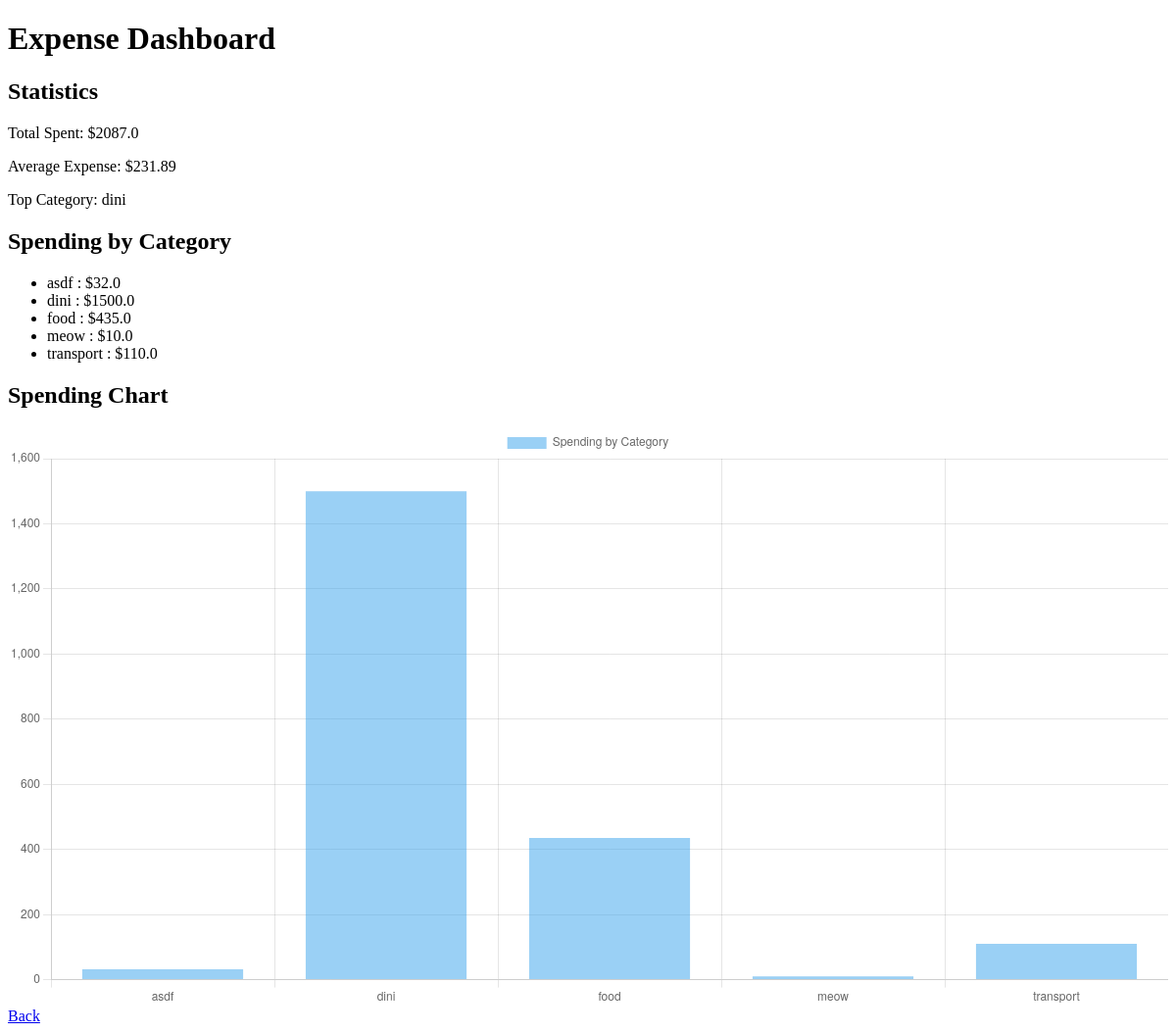
Page /dashboard on the earlier database version.
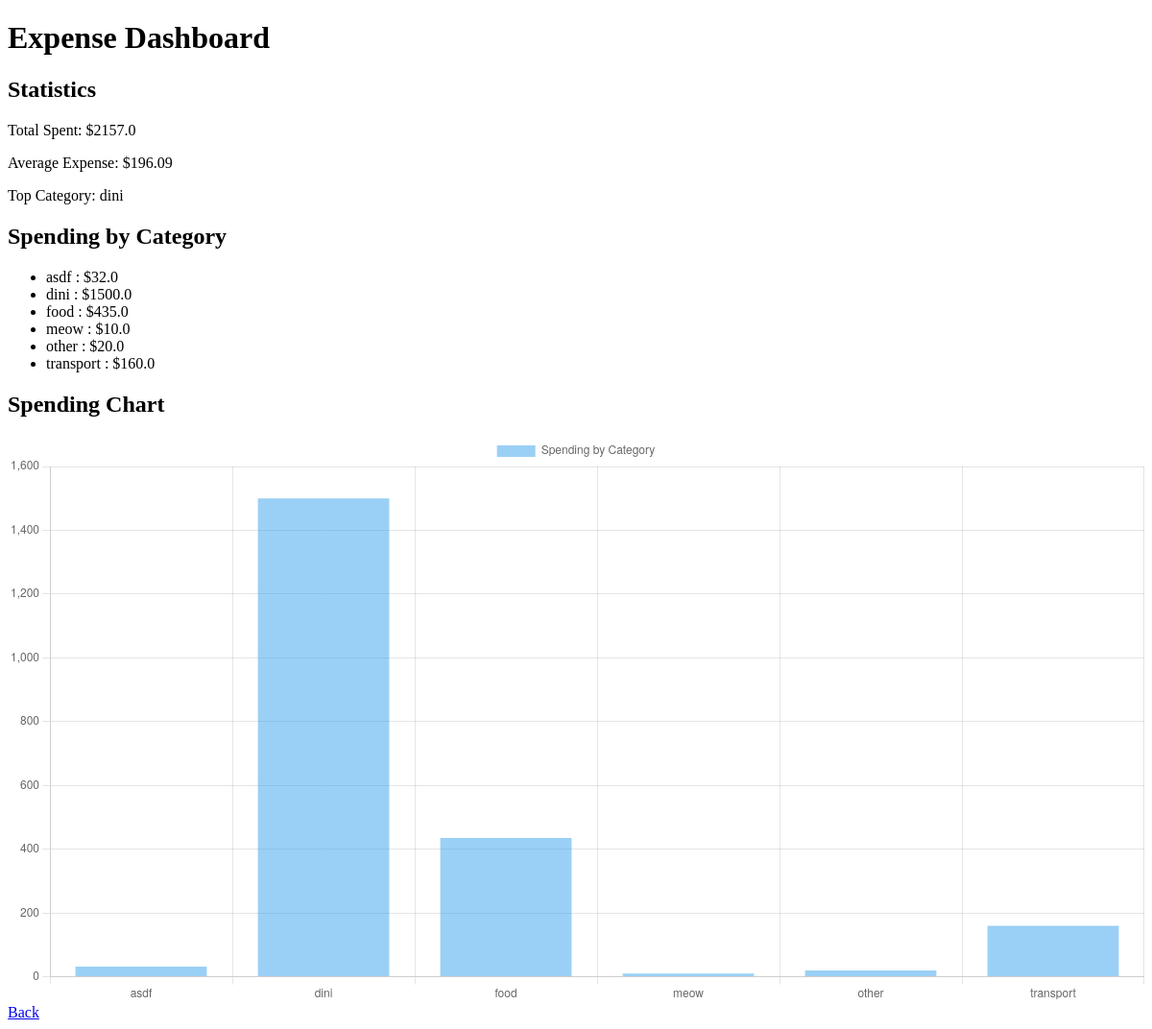
Same page on the later database version.
### tables this page shows
CREATE TABLE expenses (
            id INTEGER PRIMARY KEY AUTOINCREMENT,
            amount REAL,
            category TEXT,
            date TEXT,
            note TEXT
        );

### app.py (the view)
@app.route("/dashboard")
def dashboard():
    category_data = spending_by_category()
    stats = basic_stats()
    return render_template(
        "dashboard.html",
        category_data=category_data,
        stats=stats,
        category_data_json = json.dumps(category_data)
    )

### analysis.py (called while the page is built)
def load_expenses():
    conn = sqlite3.connect("database.db")
    df = pd.read_sql_query("SELECT * FROM expenses", conn)
    conn.close()
    return df

def spending_by_category():
    df = load_expenses()
    if df.empty:
        return {}
    result = df.groupby("category")["amount"].sum()
    return result.to_dict()

def basic_stats():
    df = load_expenses()
    if df.empty:
        return {
            "total": 0,
            "average": 0,
            "max_category": "None"
        }
    total = df["amount"].sum()
    average = df["amount"].mean()
    max_category = (
        df.groupby("category")["amount"]
        .sum()
        .idxmax()
    )
    return {
        "total": round(total, 2),
        "average": round(average, 2),
        "max_category": max_category
    }

### templates/dashboard.html (shortened to what this page needs)
<!DOCTYPE html>
<html>
<head>
</head>
<body>
<h1>Expense Dashboard</h1>
<h2>Statistics</h2>
<p>Total Spent: ${{ stats.total }}</p>
<p>Average Expense: ${{ stats.average }}</p>
<p>Top Category: {{ stats.max_category }}</p>
<h2>Spending by Category</h2>
<ul>
{% for category, amount in category_data.items() %}
    <li>{{ category }} : ${{ amount }}</li>
{% endfor %}
</ul>
<h2>Spending Chart</h2>
<canvas id="myChart" width="400" height="200"></canvas>
<a href="/">Back</a>
<script>
    const data = {{ category_data_json | safe }};
    const labels = Object.keys(data);
    const values = Object.values(data);
    const ctx = document.getElementById('myChart').getContext('2d');
    new Chart(ctx, {
        type: 'bar',
        data: {
            labels: labels,
            datasets: [{
                label: 'Spending by Category',
                data: values
            }]
        }
    });
</script>
</body>
</html>

Differences in the rows shown:
added expenses: category "other", amount "20.0"
computed for expenses "transport": amount "110.0" → "160.0"
Other differences:
{{ stats.total }}: "2087.0" → "2157.0"
{{ stats.average }}: "231.89" → "196.09"
chart data {{ category_data_json | safe }}: {"asdf": 32.0, "dini": 1500.0, "food": 435.0, "meow": 10.0, "transport": 110.0} → {"asdf": 32.0, "dini": 1500.0, "food": 435.0, "meow": 10.0, "other": 20.0, "transport": 160.0}
